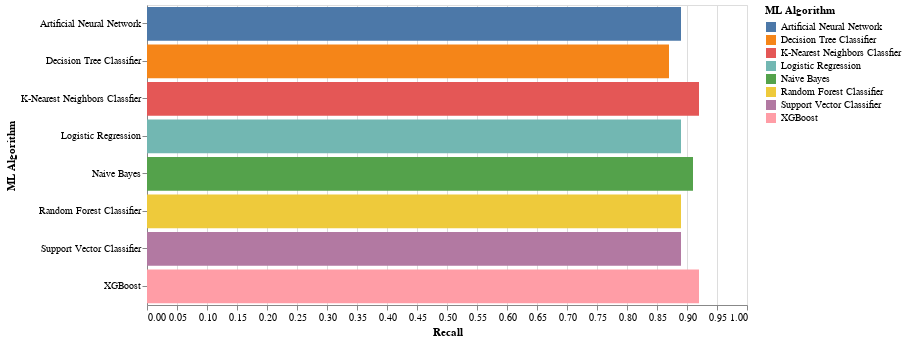

Source (notebook cell):
### Code cell
import altair as alt
alt.Chart(df2).mark_bar().encode(
    y='ML Algorithm',
    x='Recall',
    color='ML Algorithm'
).properties(width=600, height=300)

### Figure 1 — Vega-Lite specification as saved in the notebook (floating-point values rounded to 4 significant figures)
{"config": {"view": {"continuousWidth": 400, "continuousHeight": 300}}, "data": {"name": "data-f7e8599b067c4af827f83b6abac47592"}, "mark": "bar", "encoding": {"color": {"field": "ML Algorithm", "type": "nominal"}, "x": {"field": "Recall", "type": "quantitative"}, "y": {"field": "ML Algorithm", "type": "nominal"}}, "height": 300, "width": 600, "$schema": "https://vega.github.io/schema/vega-lite/v4.17.0.json", "datasets": {"data-f7e8599b067c4af827f83b6abac47592": [{"Sr. No.": 1, "ML Algorithm": "Logistic Regression", "Accuracy": 0.8696, "Precision": 0.86, "Recall": 0.89}, {"Sr. No.": 2, "ML Algorithm": "Support Vector Classifier", "Accuracy": 0.875, "Precision": 0.87, "Recall": 0.89}, {"Sr. No.": 3, "ML Algorithm": "Decision Tree Classifier", "Accuracy": 0.8587, "Precision": 0.86, "Recall": 0.87}, {"Sr. No.": 4, "ML Algorithm": "Random Forest Classifier", "Accuracy": 0.8424, "Precision": 0.82, "Recall": 0.89}, {"Sr. No.": 5, "ML Algorithm": "K-Nearest Neighbors Classfier", "Accuracy": 0.8587, "Precision": 0.83, "Recall": 0.92}, {"Sr. No.": 6, "ML Algorithm": "Artificial Neural Network", "Accuracy": 0.906, "Precision": 0.82, "Recall": 0.89}, {"Sr. No.": 7, "ML Algorithm": "Naive Bayes", "Accuracy": 0.8641, "Precision": 0.84, "Recall": 0.91}, {"Sr. No.": 8, "ML Algorithm": "XGBoost", "Accuracy": 0.8641, "Precision": 0.84, "Recall": 0.92}]}}
